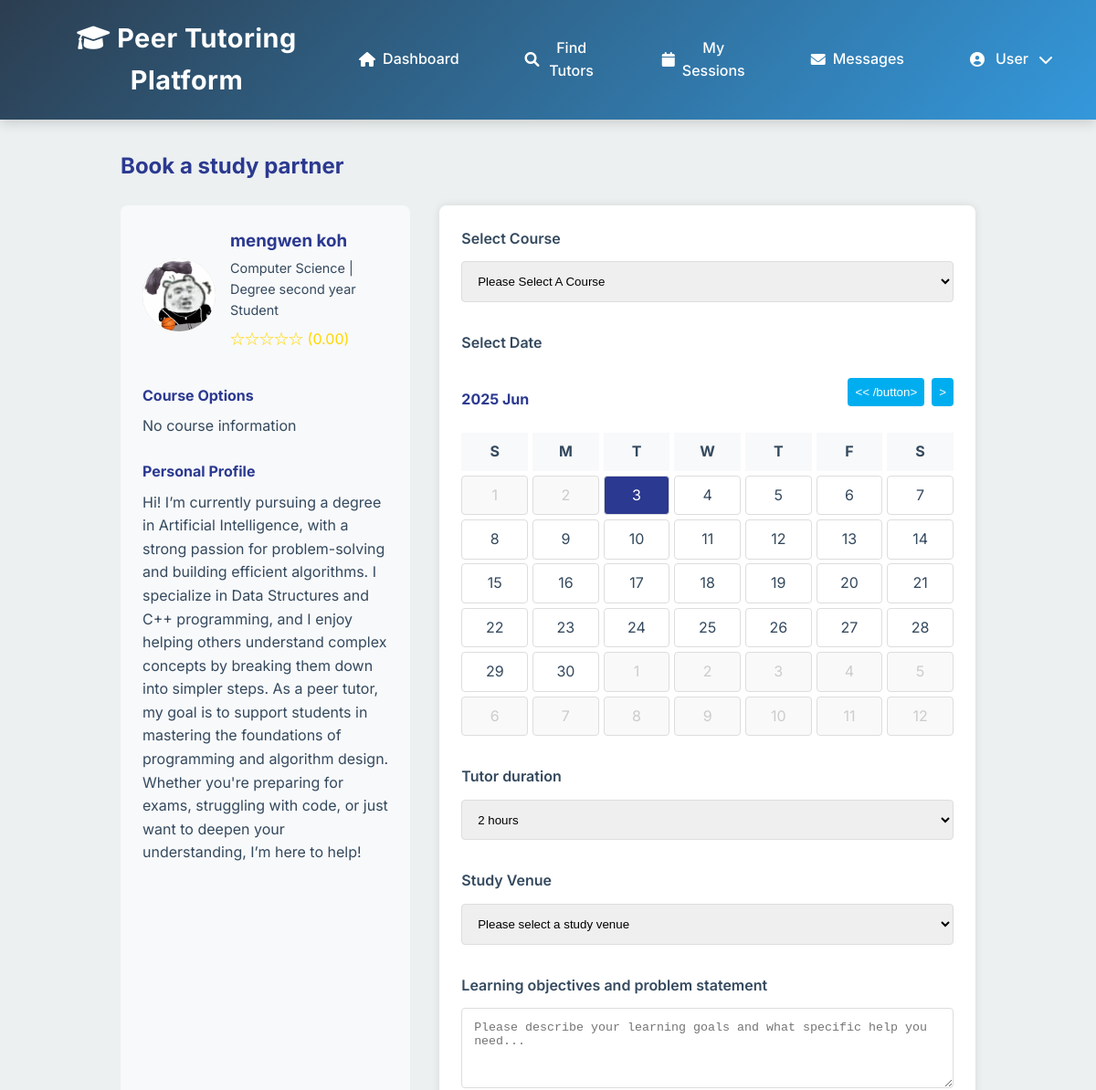
The page /appointments.php?tutor_id=16 (upper part) on the database as committed earlier.
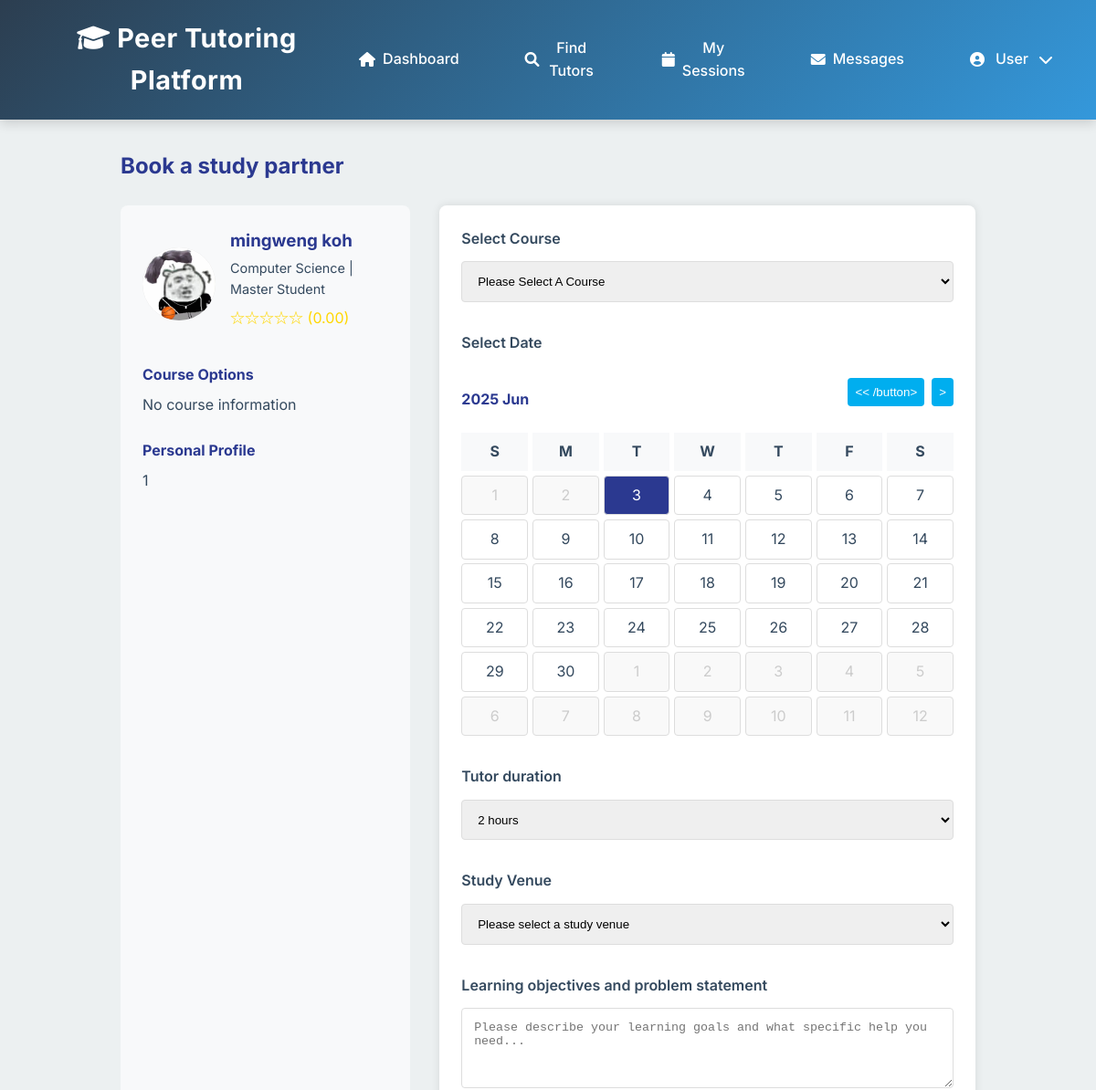
The same page on the database as committed later.
### tables this page shows
CREATE TABLE `tutorprofile` (
  `user_id` int(11) NOT NULL,
  `major` varchar(100) DEFAULT NULL,
  `year` varchar(50) DEFAULT NULL,
  `bio` text DEFAULT NULL,
  `qualifications` text DEFAULT NULL,
  `is_verified` tinyint(1) DEFAULT 0,
  `rating` decimal(3,2) DEFAULT 0.00,
  `total_sessions` int(11) DEFAULT 0
);

CREATE TABLE `user` (
  `user_id` int(11) NOT NULL,
  `username` varchar(50) NOT NULL,
  `password` varchar(255) DEFAULT NULL,
  `email` varchar(100) NOT NULL,
  `role` enum('student','tutor','admin') NOT NULL,
  `first_name` varchar(50) NOT NULL,
  `last_name` varchar(50) NOT NULL,
  `phone` varchar(20) DEFAULT NULL,
  `profile_image` varchar(255) DEFAULT NULL,
  `is_active` tinyint(1) DEFAULT 1,
  `created_at` timestamp NOT NULL DEFAULT current_timestamp(),
  `last_login` datetime DEFAULT NULL
);

### appointments.php (the view, shortened to what the changed rows need)
<?php
$servername = "localhost";
$username = "root";
$password = "";
$dbname = "peer_tutoring_platform";
$conn = new mysqli($servername, $username, $password, $dbname);
$tutor_id = isset($_GET['tutor_id']) ? intval($_GET['tutor_id']) : 1;
$tutor_query = "SELECT u.*, tp.* FROM user u
                JOIN tutorprofile tp ON u.user_id = tp.user_id
                WHERE u.user_id = ? AND u.role = 'tutor'";
$stmt = $conn->prepare($tutor_query);
$stmt->bind_param("i", $tutor_id);
$stmt->execute();
$tutor_result = $stmt->get_result();
$tutor = $tutor_result->fetch_assoc();
?>
<!DOCTYPE html>
<html lang="zh">
<head>
</head>
<body>
    <?php include 'header/stud_head.php'; ?>
    <div class="container">
        <h2>Book a study partner</h2>
        <div class="appointment-section">
            <div class="tutor-info">
                <div class="tutor-profile">
                    <div class="tutor-image">
                        <?php if (!empty($tutor['profile_image'])): ?>
                            <img src="<?php echo htmlspecialchars($tutor['profile_image']); ?>" alt="study partner avatar" class="tutor-image">
                        <?php endif; ?>
                    </div>
                    <div class="tutor-details">
                        <h3><?php echo htmlspecialchars($tutor['first_name'] . ' ' . $tutor['last_name']); ?></h3>
                        <p><?php echo htmlspecialchars($tutor['major']); ?> | <?php echo htmlspecialchars($tutor['year']); ?> Student</p>
                        <div class="rating">
                            <?php
                            $rating = $tutor['rating'];
                            for ($i = 1; $i <= 5; $i++) {
                                if ($i <= floor($rating)) {
                                    echo "★";
                                } elseif ($i - 0.5 <= $rating) {
                                    echo "★";
                                } else {
                                    echo "☆";
                                }
                            }
                            echo " ({$rating})";
                            ?>
                        </div>
                    </div>
                </div>
                <div class="tutor-bio">
                    <h4>Personal Profile</h4>
                    <p><?php echo htmlspecialchars($tutor['bio']); ?></p>
                </div>
            </div>
        </div>
    </div>
</body>
</html>

Rows that differ between the two databases and show on the page:
changed tutorprofile "Computer Science": user_id.last_name "mengwen koh" → "mingweng koh"; year "Degree second year" → "Master"; bio "Hi! I’m currently pursuing a degree in Artificial Intelligence, with a strong passion for problem-solving and building efficient algorithms. I specialize in Data Structures and C++ programming, and I enjoy helping others understand complex concepts by breaking them down into simpler steps. As a peer tutor, my goal is to support students in mastering the foundations of programming and algorithm design. Whether you're preparing for exams, struggling with code, or just want to deepen your understanding, I’m here to help!" → "1"
